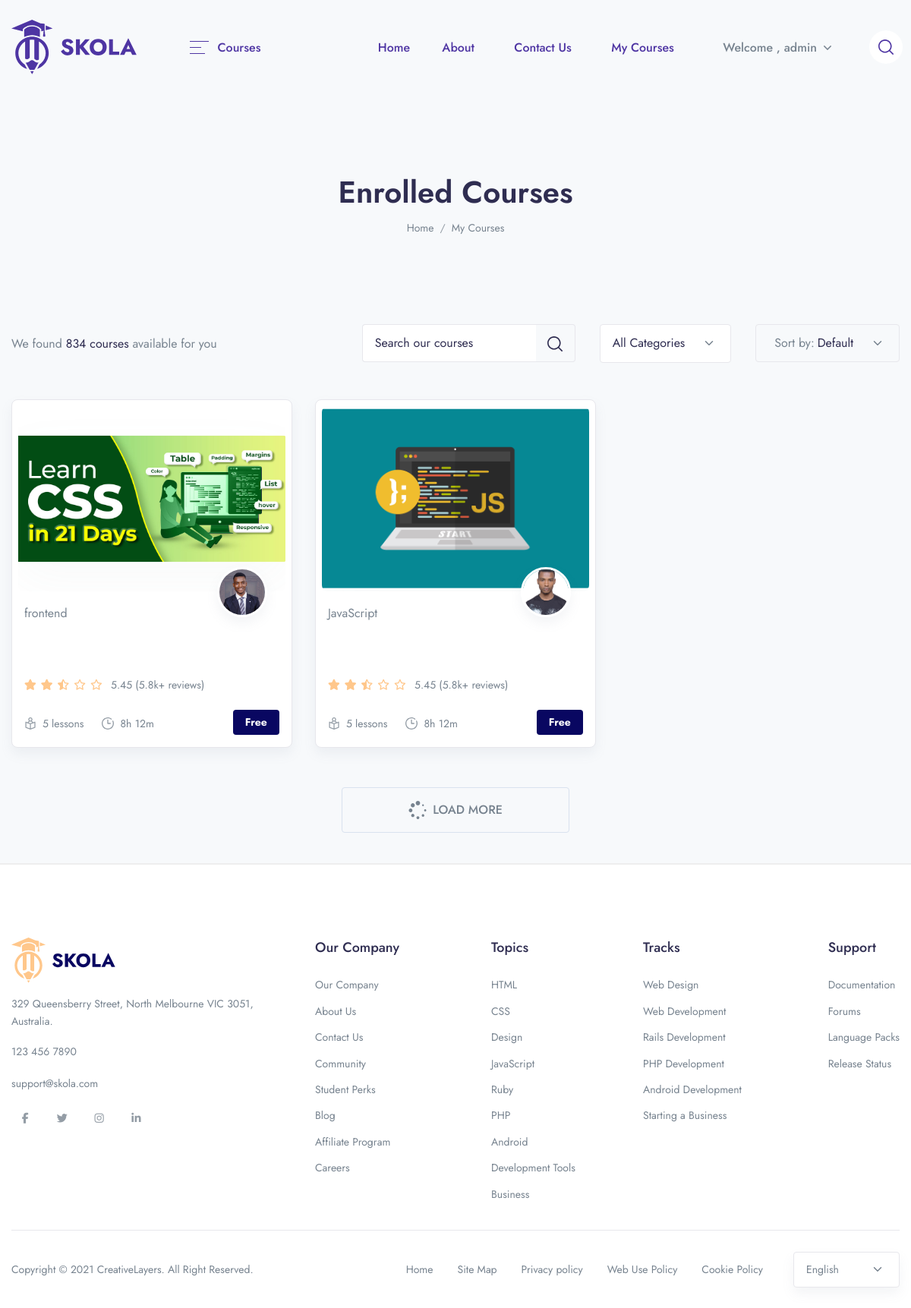
/my-courses/ (signed in), run on an earlier commit of the app's database.
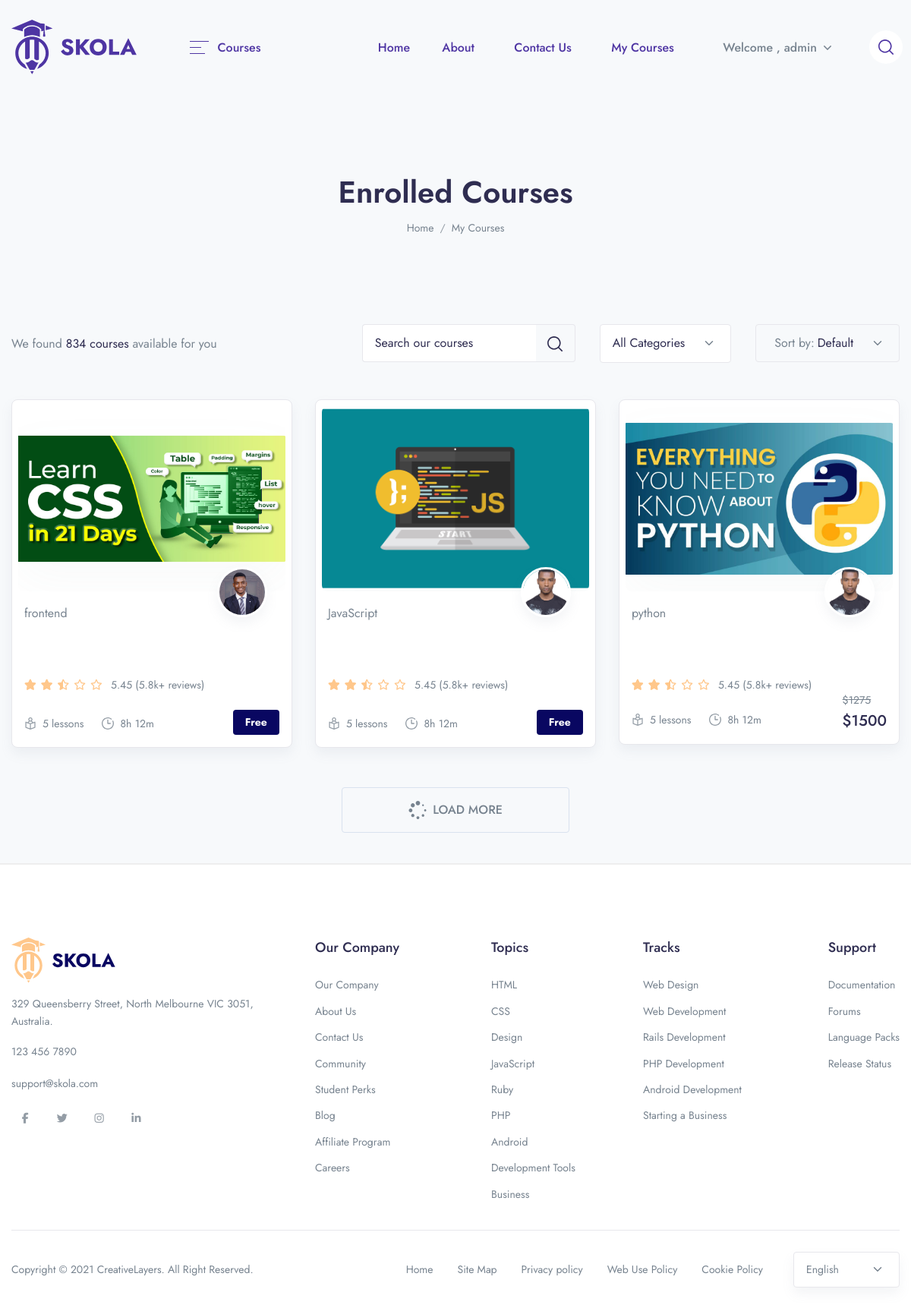
And on a later commit of the database.
### lms/models.py (models this page shows, shortened)
class UserCourse(models.Model):
    user = models.ForeignKey(User, on_delete=models.CASCADE)
    course = models.ForeignKey(Course, on_delete=models.CASCADE)
    paid = models.BooleanField(default=False)
    date = models.DateTimeField(auto_now_add= True)

class Course(models.Model):
    STATUS = (
        ('PUBLISH','PUBLISH'),
        ('DRAFT', 'DRAFT'),
    )
    featured_image = models.ImageField(upload_to="Images/featured_img",null=True)
    featured_video = models.CharField(max_length=300,null=True)
    title = models.CharField(max_length=500)
    language = models.ForeignKey(Language, on_delete=models.CASCADE, null=True)
    created_at = models.DateField(auto_now_add=True)
    author = models.ForeignKey(Author,on_delete=models.CASCADE,null=True)
    category = models.ForeignKey(Categories,on_delete=models.CASCADE)
    level = models.ForeignKey(Level, on_delete=models.CASCADE, null=True)
    deadline = models.CharField(null=True, max_length=100)
    description = models.TextField()
    price = models.IntegerField(null=True,default=0)
    discount = models.IntegerField(null=True)
    slug = models.SlugField(default='', max_length=500, null=True, blank=True)
    status = models.CharField(choices=STATUS,max_length=100,null=True)
    certificate = models.BooleanField(null=True, default=False)
    def get_absolute_url(self):
        return reverse('course-detail', kwargs={'slug':self.slug})

class Author(models.Model):
    author_profile = models.ImageField(upload_to="Images/authors")
    name = models.CharField(max_length=100, null=True)
    specialty = models.CharField(max_length=100, default='web dev')
    about_author = models.TextField()

class Categories(models.Model):
    icon = models.CharField(max_length=200,null=True)
    name = models.CharField(max_length=200)

### lms/views.py (the view, shortened to what this page needs)
# urls.py: path('my-courses/', MyCourses.as_view(), name='my-courses'),
class MyCourses(View):
   def get(self, request):
      course = UserCourse.objects.filter(user__id = request.user.id)
      context = {
         'courses':course
      }
      return render (request, 'lms/my-courses.html', context=context)

### templates/lms/my-courses.html (shortened to what this page needs)
{% extends 'base.html' %}
{% load static %}
{% load price_discount_tags %}
{% block content %}
<header class="py-8 py-md-11" style="background-image: none;">
    <div class="container text-center py-xl-2">
        <h1 class="display-4 fw-semi-bold mb-0">Enrolled Courses</h1>
        <nav aria-label="breadcrumb">
            <ol class="breadcrumb breadcrumb-scroll justify-content-center">
                <li class="breadcrumb-item">
                    <a class="text-gray-800" href="{% url 'home' %}">
                        Home
                    </a>
                </li>
                <li class="breadcrumb-item text-gray-800 active" aria-current="page">
                    My Courses
                </li>
            </ol>
        </nav>
    </div>
</header>
<div class="container mb-6 mb-xl-8 z-index-2">
    <div class="d-xl-flex align-items-center">
        <p class="mb-xl-0">We found <span class="text-dark">834 courses</span> available for you</p>
        <div class="ms-xl-auto d-xl-flex flex-wrap">
            <div class="mb-4 mb-xl-0 ms-xl-6">
                <form class="">
                    <div class="input-group input-group-filter">
                        <input class="form-control form-control-sm placeholder-dark border-end-0 shadow-none" type="search" placeholder="Search our courses" aria-label="Search">
                        <div class="input-group-append">
                            <button class="btn btn-sm btn-outline-white border-start-0 text-dark bg-transparent" type="submit">
                            </button>
                        </div>
                    </div>
                </form>
            </div>
            <div class="mb-4 mb-xl-0 ms-xl-6">
                <select class="form-select form-select-sm text-dark shadow-none dropdown-menu-end" data-choices>
                    <option>All Categories</option>
                </select>
            </div>
            <div class="mb-4 mb-xl-0 ms-xl-6">
                <div class="border rounded d-flex align-items-center choices-label h-50p">
                    <span class="ps-5">Sort by:</span>
                    <select class="form-select form-select-sm text-dark border-0 ps-1 bg-transparent flex-grow-1 shadow-none dropdown-menu-end" data-choices>
                        <option>Default</option>
                    </select>
                </div>
            </div>
        </div>
    </div>
</div>
<div class="container pb-4 pb-xl-7">
    <div class="row row-cols-md-2 row-cols-xl-3 mb-6 mb-xl-3">
        {% for i in courses %}
        <div class="col-12 col-md-6 col-xl-4 col-wd-3 pb-4 pb-md-7" style="padding-right:15px;padding-left:15px;">
            <div class="card border shadow p-2 rounded-lg sk-fade">
                <div class="card-zoom position-relative">
                    <a href="{{i.course.get_absolute_url}}" class="card-img sk-thumbnail img-ratio-9 d-block">
                        <img class="rounded shadow-light-lg" src="{{i.course.featured_image.url}}" alt="...">
                    </a>
                </div>
                <div class="card-footer px-2 pb-2 mb-1 pt-4 position-relative">
                    <a href="#" class="d-block">
                        <div class="avatar avatar-xl badge-float position-absolute top-0 right-0 mt-n6 me-5 rounded-circle shadow border border-white border-w-lg">
                            <img src="{{i.course.author.author_profile.url}}" alt="..." class="avatar-img rounded-circle">
                        </div>
                    </a>
                    <a href="#"><span class="mb-1 d-inline-block text-gray-800">{{i.course.category.name}}</span></a>
                    <div class="position-relative">
                        <a href="{{i.course.get_absolute_url}}" class="d-block stretched-link"><h4 class="line-clamp-2 h-md-48 h-lg-58 me-md-6 me-lg-10 me-xl-4 mb-2">{{i.title}}</h4></a>
                        <div class="d-lg-flex align-items-end flex-wrap mb-n1">
                            <div class="star-rating mb-2 mb-lg-0 me-lg-3">
                                <div class="rating" style="width:50%;"></div>
                            </div>
                            <div class="font-size-sm">
                                <span>5.45 (5.8k+ reviews)</span>
                            </div>
                        </div>
                        <div class="row mx-n2 align-items-end">
                            <div class="col px-2">
                                <ul class="nav mx-n3">
                                    <li class="nav-item px-3">
                                        <div class="d-flex align-items-center">
                                            <div class="me-2 d-flex icon-uxs text-secondary">
                                            </div>
                                            <div class="font-size-sm">5 lessons</div>
                                        </div>
                                    </li>
                                    <li class="nav-item px-3">
                                        <div class="d-flex align-items-center">
                                            <div class="me-2 d-flex icon-uxs text-secondary">
                                            </div>
                                            <div class="font-size-sm">8h 12m</div>
                                        </div>
                                    </li>
                                </ul>
                            </div>
                            <div class="col-auto px-2 text-right">
                                {% if i.course.price == 0 %}
                                    <del class="font-size-sm text-white">0</del>
                                    <ins class=" badge badge-lg badge-primary font-size-sm mb-0 d-block mb-lg-n1">Free</ins>
                                {% else %}
                                    <del class="font-size-sm">${% discount_calculation i.course.price i.course.discount %}</del>
                                    <ins class="h4 mb-0 d-block mb-lg-n1">${{i.course.price}}</ins>
                                    {% endif%}
                                </div>
                        </div>
                    </div>
                </div>
            </div>
        </div>
        {% endfor %}
    </div>
    <div class="text-center">
        <a class="btn btn-outline-white mw-300p d-flex mx-auto read-more" data-bs-toggle="collapse" href="#loadcollapseExample" role="button" aria-expanded="false" aria-controls="loadcollapseExample">
            <span class="d-inline-flex mx-auto align-items-center more">
                <span class="ms-2">LOAD MORE</span>
            </span>
        </a>
    </div>
</div>
{% endblock content %}

### templates/partials/navbar.html (shortened to what this page needs)
{% load static %}
<header class="navbar navbar-expand-xl navbar-light" >
        <div class="container">
            <a class="navbar-brand" href="{% url 'home' %}">
                <img src="{% static 'assets/img/brand-gigas.svg' %}" class="navbar-brand-img" alt="...">
            </a>
            <ul class="navbar-nav navbar-vertical ms-xl-4 d-none d-xl-flex">
                <li class="nav-item dropdown">
                    <a class="nav-link pb-4 mb-n4 px-0 pt-0" id="navbarVerticalMenu" data-bs-toggle="dropdown" href="" aria-haspopup="true" aria-expanded="false">
                        <div class="py-3 px-5 d-flex align-items-center">
                            <div class="me-3 ms-1 text-gigas d-flex">
                                <svg width="25" height="17" viewBox="0 0 25 17" xmlns="http://www.w3.org/2000/svg">
                                    <rect width="25" height="1" fill="currentColor"/>
                                    <rect y="8" width="15" height="1" fill="currentColor"/>
                                    <rect y="16" width="20" height="1" fill="currentColor"/>
                                </svg>
                            </div>
                            <span class="text-gigas fw-medium me-1">Courses</span>
                        </div>
                    </a>
                </li>
            </ul>
            <div class="collapse navbar-collapse z-index-lg" id="navbarCollapse">
                <ul class="navbar-nav ms-auto">
                    <li class="nav-item dropdown dropdown-full-width ">
                        <a class="nav-link px-xl-4 text-gigas"  href="{% url 'home' %}">
                            <span>Home</span>
                        </a>
                    </li>
                    <li class="nav-item dropdown dropdown-full-width">
                        <a class="nav-link text-gigas"  href="{% url 'about-us' %}">
                            About
                        </a>
                    </li>
                    <li class="nav-item dropdown dropdown-full-width">
                        <a class="nav-link text-gigas"  href="{% url 'contact-us' %}">
                            Contact Us
                        </a>
                    </li>
                    <li class="nav-item dropdown dropdown-full-width">
                        <a class="nav-link text-gigas"  href="{% url 'my-courses' %}">
                            My Courses
                        </a>
                    </li>
                     {% if user.is_authenticated %}
                     <li class="nav-item dropdown border-0 px-1 px-md-3">
                         <a class="nav-link dropdown-toggle" id="user" data-bs-toggle="dropdown" href="#" aria-haspopup="true" aria-expanded="false">
                           Welcome , {{user.username}}
                        </a>
                    </li>
                {% endif %}
                </ul>
            </div>
            <ul class="navbar-nav flex-row ms-n4 ms-sm-auto ms-xl-0 me-n2 me-md-n4">
                <li class="nav-item border-0 px-1 px-md-3 d-none d-370-block d-xl-block">
                    <a class="nav-link d-flex p-3 bg-white-all rounded-circle search-mobile text-gigas icon-xs" data-bs-toggle="collapse" href="#collapseSearchMobile" role="button" aria-expanded="false" aria-controls="collapseSearchMobile">
                    </a>
                </li>
            </ul>
        </div>
    </header>

What changed in the data, as far as the page shows it:
added UserCourse: course.featured_image (picture), course.author.author_profile (picture), course.category.name "python", course.discount "1275", course.price "1500"
